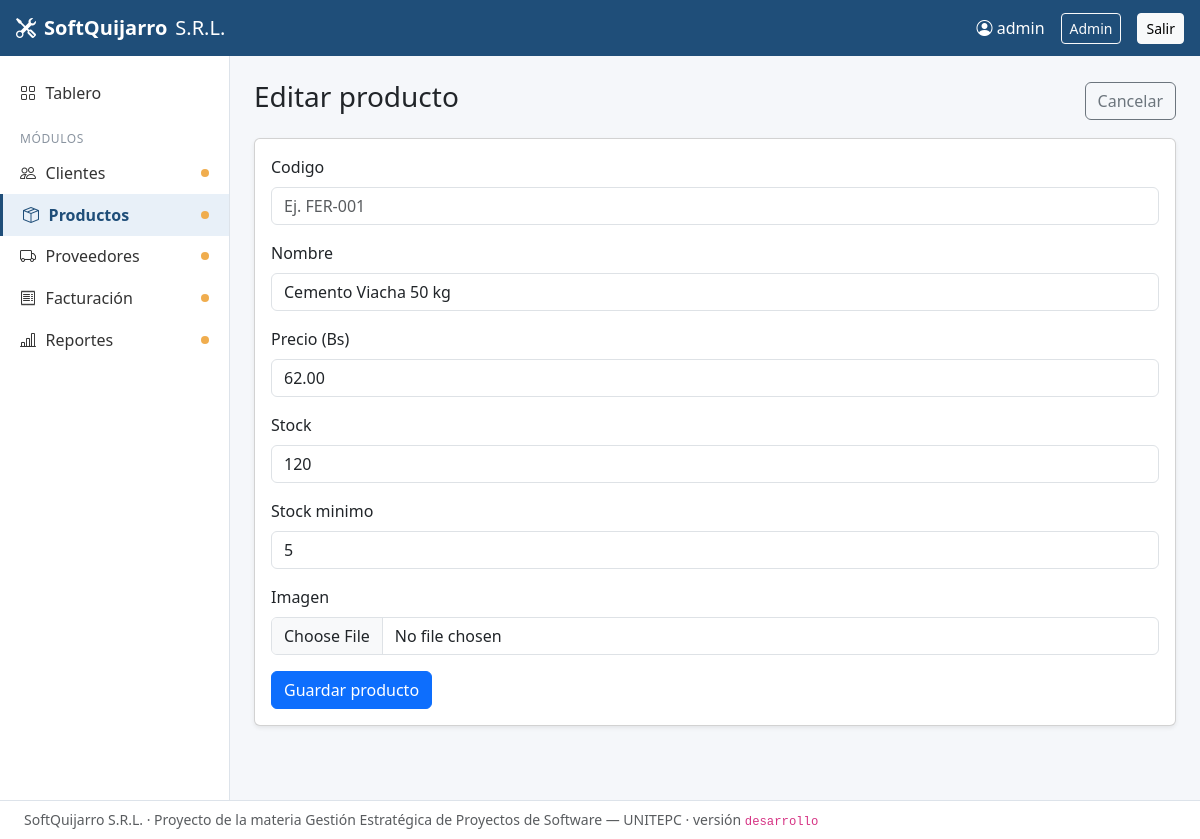
Screenshot of /productos/1/editar/ (signed in) with the database file from the repository.
### productos/models.py (models this page shows, shortened)
class Producto(models.Model):
    nombre = models.CharField(max_length=150)
    precio = models.DecimalField("precio (Bs)", max_digits=10, decimal_places=2)
    stock = models.PositiveIntegerField(default=0)
    imagen = models.ImageField(
    upload_to="productos/",
    blank=True,
    null=True
)
    codigo = models.CharField(max_length=50, blank=True, default="")
    stock_minimo = models.PositiveIntegerField(default=5)
    class Meta:
        ordering = ["nombre"]
        verbose_name = "producto"
        verbose_name_plural = "productos"

### productos/views.py (the view)
# urls.py: path("<int:pk>/editar/", views.editar, name="editar"),
def editar(request, pk):
    producto = get_object_or_404(Producto, pk=pk)
    if request.method == "POST":
        form = ProductoForm(
            request.POST,
            request.FILES,
            instance=producto,
        )
        if form.is_valid():
            form.save()
            messages.success(request, "Producto actualizado correctamente.")
            return redirect("productos:inicio")
    else:
        form = ProductoForm(instance=producto)
    return render(request, "productos/formulario.html", {
        "form": form,
        "titulo": "Editar producto",
    })

### productos/forms.py (shortened to what this page needs)
class ProductoForm(forms.ModelForm):
    class Meta:
        model = Producto
        fields = [
            "codigo",
            "nombre",
            "precio",
            "stock",
            "stock_minimo",
            "imagen",
        ]
        widgets = {
            "codigo": forms.TextInput(attrs={
                "class": "form-control",
                "placeholder": "Ej. FER-001",
            }),
            "nombre": forms.TextInput(attrs={
                "class": "form-control",
                "placeholder": "Nombre del producto",
            }),
            "precio": forms.NumberInput(attrs={
                "class": "form-control",
                "min": "0.01",
                "step": "0.01",
            }),
            "stock": forms.NumberInput(attrs={
                "class": "form-control",
                "min": "0",
            }),
            "stock_minimo": forms.NumberInput(attrs={
                "class": "form-control",
                "min": "0",
            }),
            "imagen": forms.ClearableFileInput(attrs={
                "class": "form-control",
                "accept": "image/*",
            }),
        }

### core/context_processors.py (called while the page is built)
def _modulos():
    modulos = []
    for nombre in MODULOS:
        cfg = apps.get_app_config(nombre)
        try:
            url = reverse(getattr(cfg, "url_inicio", f"{nombre}:inicio"))
        except NoReverseMatch:
            url = None
        modulos.append(
            {
                "app": nombre,
                "nombre": cfg.verbose_name,
                "icono": getattr(cfg, "icono", "bi-box"),
                "descripcion": getattr(cfg, "descripcion", ""),
                "responsable": getattr(cfg, "responsable", "Sin asignar"),
                "estado": getattr(cfg, "estado", "en construcción"),
                "url": url,
            }
        )
    return modulos

def menu_modulos(request):
    commit = os.environ.get("RENDER_GIT_COMMIT", "")
    return {
        "modulos_menu": _modulos(),
        "version_desplegada": commit[:7] if commit else "desarrollo",
    }

### productos/templates/productos/formulario.html (shortened to what this page needs)
{% extends "base.html" %}
{% block contenido %}
<div class="d-flex justify-content-between align-items-center mb-3">
  <h1 class="h3">{{ titulo }}</h1>
  <a href="{% url 'productos:inicio' %}" class="btn btn-outline-secondary">
    Cancelar
  </a>
</div>
<div class="card shadow-sm">
  <div class="card-body">
    <form method="post" enctype="multipart/form-data">
      {% for field in form %}
        <div class="mb-3">
          <label for="{{ field.id_for_label }}" class="form-label">
            {{ field.label }}
          </label>
          {{ field }}
        </div>
      {% endfor %}
      <button type="submit" class="btn btn-primary">Guardar producto</button>
    </form>
  </div>
</div>
{% endblock %}

### templates/base.html (shortened to what this page needs)
{% load static %}<!doctype html>
<html lang="es">
<head>
  <link rel="stylesheet" href="{% static 'vendor/bootstrap/bootstrap.min.css' %}">
  <link rel="stylesheet" href="{% static 'vendor/bootstrap-icons/bootstrap-icons.min.css' %}">
  <link rel="stylesheet" href="{% static 'core/estilos.css' %}">
</head>
<body>
  <nav class="navbar navbar-dark barra-superior px-3">
    <a class="navbar-brand d-flex align-items-center gap-2" href="{% url 'inicio' %}">
      <i class="bi bi-tools"></i> <strong>SoftQuijarro</strong> <span class="d-none d-sm-inline fw-light">S.R.L.</span>
    </a>
    {% if user.is_authenticated %}
    <div class="d-flex align-items-center gap-3 text-white">
      <span class="d-none d-md-inline"><i class="bi bi-person-circle"></i> {{ user.username }}</span>
      {% if user.is_staff %}<a class="btn btn-sm btn-outline-light" href="{% url 'admin:index' %}">Admin</a>{% endif %}
      <form method="post" action="{% url 'logout' %}" class="m-0">{% csrf_token %}
        <button class="btn btn-sm btn-light">Salir</button>
      </form>
    </div>
    {% endif %}
  </nav>
  <div class="d-flex">
    {% if user.is_authenticated %}
    <aside class="menu-lateral d-none d-md-block">
      <a class="item {% if request.path == '/' %}activo{% endif %}" href="{% url 'inicio' %}"><i class="bi bi-grid"></i> Tablero</a>
      <div class="titulo-menu">Módulos</div>
      {% for m in modulos_menu %}
        {% if m.url %}
        <a class="item {% if m.url in request.path and m.url != '/' %}activo{% endif %}" href="{{ m.url }}">
          <i class="bi {{ m.icono }}"></i> {{ m.nombre }}
          {% if m.estado != "listo" %}<span class="punto" title="{{ m.estado }}"></span>{% endif %}
        </a>
        {% endif %}
      {% endfor %}
    </aside>
    {% endif %}
    <main class="flex-grow-1 p-3 p-md-4 contenido">
      {% block contenido %}{% endblock %}
    </main>
  </div>
  <footer class="pie text-muted small px-4 py-2">
    SoftQuijarro S.R.L. · Proyecto de la materia Gestión Estratégica de Proyectos de Software — UNITEPC
    · versión <code>{{ version_desplegada }}</code>
  </footer>
</body>
</html>

### core/static/core/estilos.css (style rules this page uses)
:root { --azul: #1f4e79; --azul-claro: #e8f0f8; --gris: #f5f7fa; }
body { background: var(--gris); min-height: 100vh; display: flex; flex-direction: column; }
body > .d-flex { flex: 1; }
.barra-superior { background: var(--azul); }
.menu-lateral { width: 230px; flex-shrink: 0; background: #fff; border-right: 1px solid #dde3ea; padding: 1rem 0; min-height: calc(100vh - 56px); }
.menu-lateral .item { display: flex; align-items: center; gap: .6rem; padding: .55rem 1.25rem; color: #333; text-decoration: none; }
.menu-lateral .item.activo { background: var(--azul-claro); color: var(--azul); font-weight: 600; border-left: 3px solid var(--azul); }
.menu-lateral .titulo-menu { font-size: .75rem; text-transform: uppercase; letter-spacing: .05em; color: #8a94a0; padding: 1rem 1.25rem .3rem; }
.menu-lateral .punto { width: 8px; height: 8px; border-radius: 50%; background: #f0ad4e; margin-left: auto; }
.contenido { min-width: 0; }
.pie { background: #fff; border-top: 1px solid #dde3ea; }

### rows the page displays
Producto: form "Cemento Viacha 50 kg" "62.00" "120" "5"

### other values shown
{{ user.username }} "admin"
{{ m.nombre }} "Clientes" "Productos" "Proveedores" "Facturación" "Reportes"
{{ titulo }} "Editar producto"
{{ field.label }} "Codigo" "Nombre" "Precio (Bs)" "Stock" "Stock minimo" "Imagen"
{{ version_desplegada }} "desarrollo"
